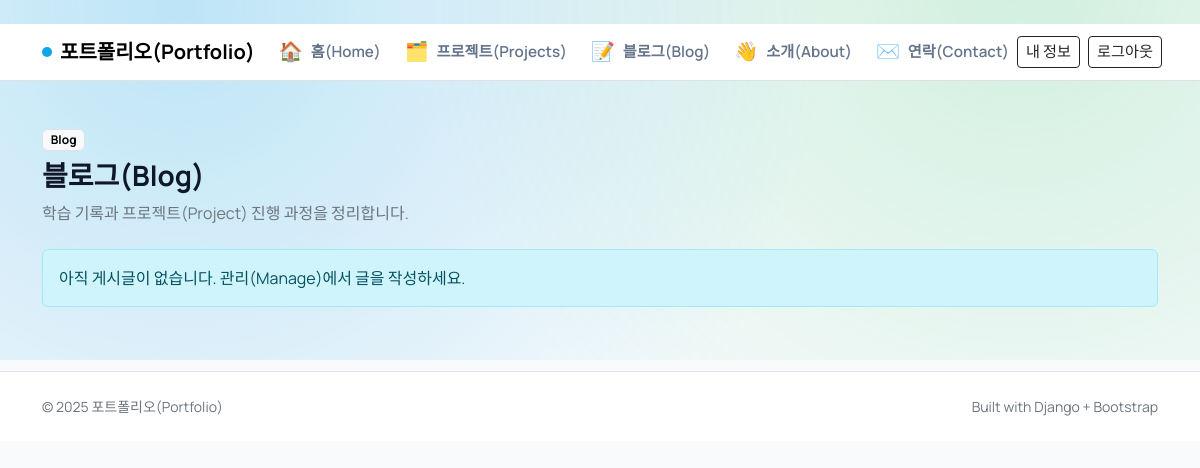
The page /blog/ (signed in) on the database as committed earlier.
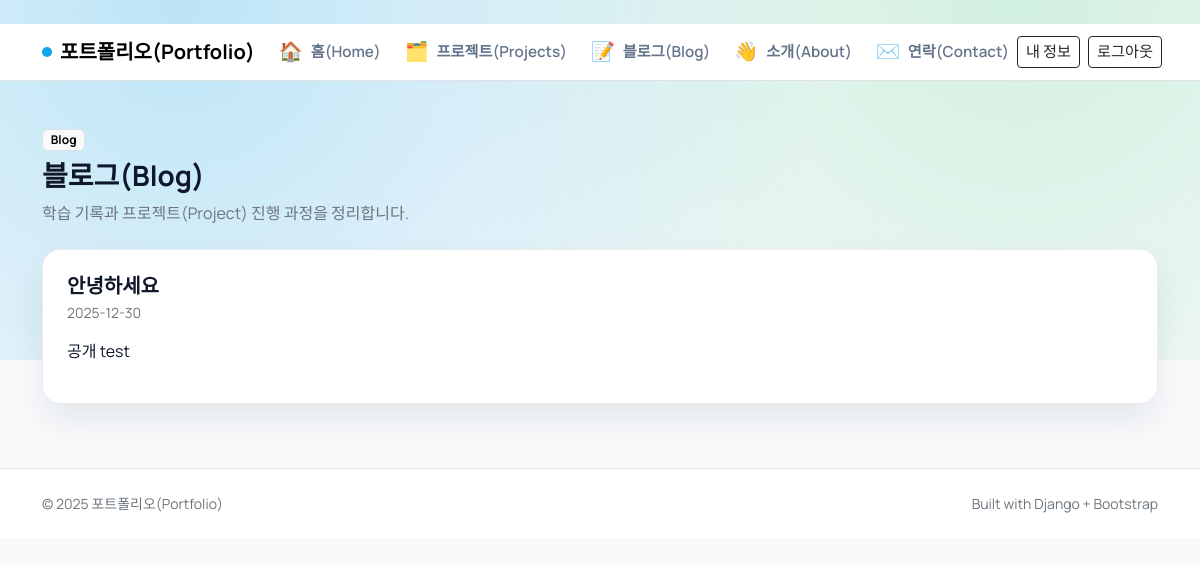
The same page on the database as committed later.
### blog/models.py (models this page shows, shortened)
class Post(models.Model):
    STATUS_DRAFT = "draft"
    STATUS_PUBLISHED = "published"
    STATUS_CHOICES = [
        (STATUS_DRAFT, "Draft"),
        (STATUS_PUBLISHED, "Published"),
    ]
    title = models.CharField(max_length=200)
    content = models.TextField()
    owner = models.ForeignKey(
        settings.AUTH_USER_MODEL,
        on_delete=models.CASCADE,
        related_name="posts",
        null=True,
        blank=True,
    )
    status = models.CharField(max_length=10, choices=STATUS_CHOICES, default=STATUS_PUBLISHED)
    created_at = models.DateTimeField(default=timezone.now)
    updated_at = models.DateTimeField(null=True, blank=True)

### blog/views.py (the view)
# urls.py: path("", views.post_list, name="post_list"),
def post_list(request):
    if request.user.is_authenticated:
        posts = (
            Post.objects.filter(owner=request.user, status=Post.STATUS_PUBLISHED)
            .order_by("-created_at")
        )
    else:
        posts = Post.objects.none()
    return render(
        request,
        "blog/post_list.html",
        {"posts": posts, "show_login_hint": not request.user.is_authenticated},
    )

### blog/templates/blog/post_list.html (shortened to what this page needs)
﻿{% extends "blog/base.html" %}
{% block content %}
<section class="mb-4 fade-up">
  <span class="badge text-bg-light border mb-2">Blog</span>
  <h1 class="h3 fw-bold mb-2">블로그(Blog)</h1>
  <p class="text-secondary mb-0">학습 기록과 프로젝트(Project) 진행 과정을 정리합니다.</p>
</section>
{% for post in posts %}
  <article class="surface p-4 mb-3">
    <h2 class="h5 fw-bold mb-1">{{ post.title }}</h2>
    <div class="text-secondary small mb-3">{{ post.created_at|date:"Y-m-d" }}</div>
    <div>{{ post.content|linebreaks }}</div>
  </article>
{% empty %}
  {% if show_login_hint %}
    <div class="alert alert-info">로그인 후 내 게시글을 확인할 수 있습니다.</div>
  {% else %}
    <div class="alert alert-info">아직 게시글이 없습니다. 관리(Manage)에서 글을 작성하세요.</div>
  {% endif %}
{% endfor %}
{% endblock %}

Rows that differ between the two databases and show on the page:
added Post: title "안녕하세요", created_at "2025-12-30", content "공개 test"
Other text that changed with them:
text no longer shown: "아직 게시글이 없습니다. 관리(Manage)에서 글을 작성하세요."
